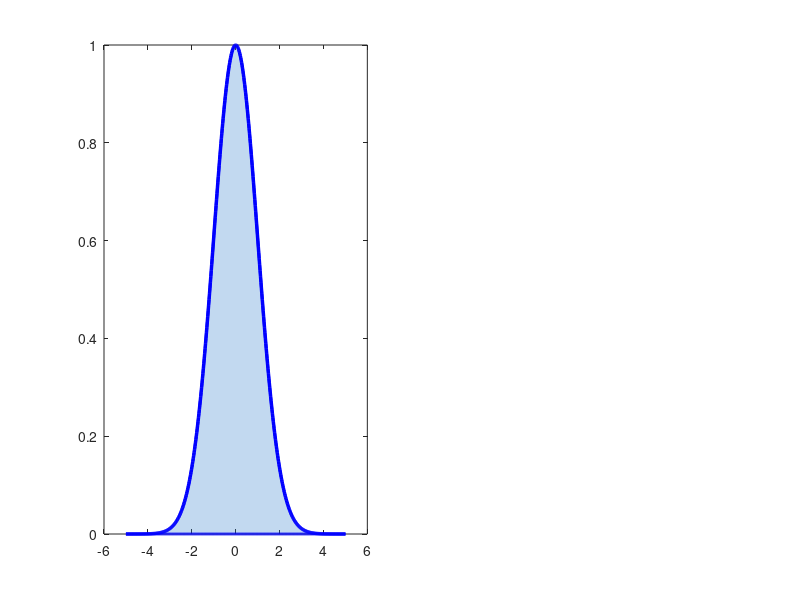

Source code (MATLAB): (Note: this script raises an error after producing the figure.)
%% plot_fig_4_3_posterior_comparison.m
% 论文图 4-3：参数可观测性的后验分布对比示意图（尖峰 vs 平原）
% 生成日期：2026-01-22
% 对应章节：4.1.3 反演策略假设：预设ν_e以实现参数降维的可行性论证
%
% 图表描述（摘自定稿文档）：
% "图4-3以示意图形式展示了这一参数可观测性的对比。如图所示，在同一坐标系中
%  绘制了两个概率密度函数：蓝色实线代表n_e的后验分布，呈现出针状的尖锐高斯
%  形态，峰值精准落在真值位置，标准差极小；红色虚线代表ν_e的后验分布，呈现
%  出桌面般的平坦均匀分布，覆盖整个先验范围[0.1, 10] GHz，没有任何向真值
%  聚集的趋势。"

clear; clc; close all;

%% 1. 参数设置
% n_e 后验分布参数（尖锐高斯）
ne_true = 1.04e19;          % 电子密度真值 (m^-3)
ne_std = 0.01 * ne_true;    % 标准差 = 1% (非常尖锐)

% ν_e 后验分布参数（平坦均匀）
nu_prior_min = 0.1e9;       % 先验下界 0.1 GHz
nu_prior_max = 10e9;        % 先验上界 10 GHz
nu_true = 1.5e9;            % 真值 1.5 GHz（但后验不收敛）

%% 2. 创建归一化坐标
% 使用相对坐标便于在同一图中比较

% n_e: 以真值为中心，±5%范围
ne_range_rel = linspace(-5, 5, 500);  % 相对误差 (%)
ne_range_abs = ne_true * (1 + ne_range_rel/100);

% ν_e: 0.1-10 GHz
nu_range = linspace(0.1e9, 10e9, 500);

%% 3. 计算概率密度函数
% n_e 后验：尖锐高斯
pdf_ne = normpdf(ne_range_abs, ne_true, ne_std);
pdf_ne = pdf_ne / max(pdf_ne);  % 归一化到最大值为1

% ν_e 后验：几乎均匀分布（略有起伏模拟噪声）
pdf_nu = ones(size(nu_range)) + 0.05 * randn(size(nu_range));
pdf_nu = abs(pdf_nu);  % 确保非负
pdf_nu = pdf_nu / max(pdf_nu);  % 归一化

%% 4. 绘制对比图
figure('Position', [100, 100, 1000, 500]);

% 左图：n_e 后验分布（尖峰）
subplot(1, 2, 1);
fill([ne_range_rel, fliplr(ne_range_rel)], [pdf_ne, zeros(size(pdf_ne))], ...
     [0.2, 0.5, 0.8], 'EdgeColor', 'b', 'LineWidth', 2, 'FaceAlpha', 0.3);
hold on;
plot(ne_range_rel, pdf_ne, 'b-', 'LineWidth', 2.5);

% 标注真值位置
xline(0, 'k--', 'LineWidth', 1.5);
plot(0, 1, 'b^', 'MarkerSize', 12, 'MarkerFaceColor', 'b');

% 标注标准差范围
xline(-1, 'b:', 'LineWidth', 1);
xline(1, 'b:', 'LineWidth', 1);
text(1.2, 0.6, '\sigma_{n_e} ≈ 1%', 'FontSize', 11, 'FontName', 'SimHei', 'Color', 'b');

hold off;
xlabel('\Delta n_e / n_e^{true} (%)', 'FontSize', 13, 'FontName', 'Times New Roman');
ylabel('归一化后验概率密度', 'FontSize', 13, 'FontName', 'SimHei');
title('(a) n_e 后验分布：尖锐高斯', 'FontSize', 14, 'FontName', 'SimHei', 'FontWeight', 'bold');
xlim([-5 5]);
ylim([0 1.2]);
grid on; box on;
set(gca, 'FontName', 'Times New Roman', 'FontSize', 11, 'LineWidth', 1.2);

% 添加说明文字
text(-4.5, 1.1, '\bf可观测', 'FontSize', 14, 'FontName', 'SimHei', 'Color', 'b');
text(-4.5, 0.95, '数据提供强约束', 'FontSize', 10, 'FontName', 'SimHei', 'Color', [0.3 0.3 0.3]);

% 右图：ν_e 后验分布（平原）
subplot(1, 2, 2);
fill([nu_range/1e9, fliplr(nu_range/1e9)], [pdf_nu, zeros(size(pdf_nu))], ...
     [0.8, 0.3, 0.3], 'EdgeColor', 'r', 'LineWidth', 2, 'FaceAlpha', 0.3);
hold on;
plot(nu_range/1e9, pdf_nu, 'r--', 'LineWidth', 2.5);

% 标注真值位置（但后验不收敛）
xline(nu_true/1e9, 'k--', 'LineWidth', 1.5);
plot(nu_true/1e9, pdf_nu(find(nu_range >= nu_true, 1)), 'rv', 'MarkerSize', 12, 'LineWidth', 2);

% 标注先验边界
xline(0.1, 'r:', 'LineWidth', 1.5, 'Label', '先验下界', 'LabelHorizontalAlignment', 'right', 'FontSize', 9);
xline(10, 'r:', 'LineWidth', 1.5, 'Label', '先验上界', 'LabelHorizontalAlignment', 'left', 'FontSize', 9);

hold off;
xlabel('\nu_e (GHz)', 'FontSize', 13, 'FontName', 'Times New Roman');
ylabel('归一化后验概率密度', 'FontSize', 13, 'FontName', 'SimHei');
title('(b) \nu_e 后验分布：平坦均匀', 'FontSize', 14, 'FontName', 'SimHei', 'FontWeight', 'bold');
xlim([0 11]);
ylim([0 1.2]);
grid on; box on;
set(gca, 'FontName', 'Times New Roman', 'FontSize', 11, 'LineWidth', 1.2);

% 添加说明文字
text(0.5, 1.1, '\bf不可辨识', 'FontSize', 14, 'FontName', 'SimHei', 'Color', 'r');
text(0.5, 0.95, '数据不提供约束', 'FontSize', 10, 'FontName', 'SimHei', 'Color', [0.3 0.3 0.3]);

% 标注真值与后验均值的偏差
text(nu_true/1e9 + 0.3, 0.5, '真值位置', 'FontSize', 10, 'FontName', 'SimHei', 'Color', 'k');
annotation('arrow', [0.72, 0.68], [0.45, 0.45], 'Color', 'k');

%% 5. 添加总标题
sgtitle('图 4-3 参数可观测性对比：尖峰 vs 平原', 'FontSize', 16, 'FontName', 'SimHei', 'FontWeight', 'bold');

%% 6. 保存图表
print('-dpng', '-r300', '../../final_output/figures/图4-3_后验分布对比_尖峰vs平原.png');
print('-dsvg', '../../final_output/figures/图4-3_后验分布对比_尖峰vs平原.svg');

fprintf('图 4-3 已保存至 final_output/figures/\n');
fprintf('  - (a) n_e 后验分布：尖锐高斯，标准差约1%%\n');
fprintf('  - (b) ν_e 后验分布：平坦均匀，覆盖整个先验范围\n');
fprintf('  - 直观诠释"不可辨识性"的概率定义\n');
